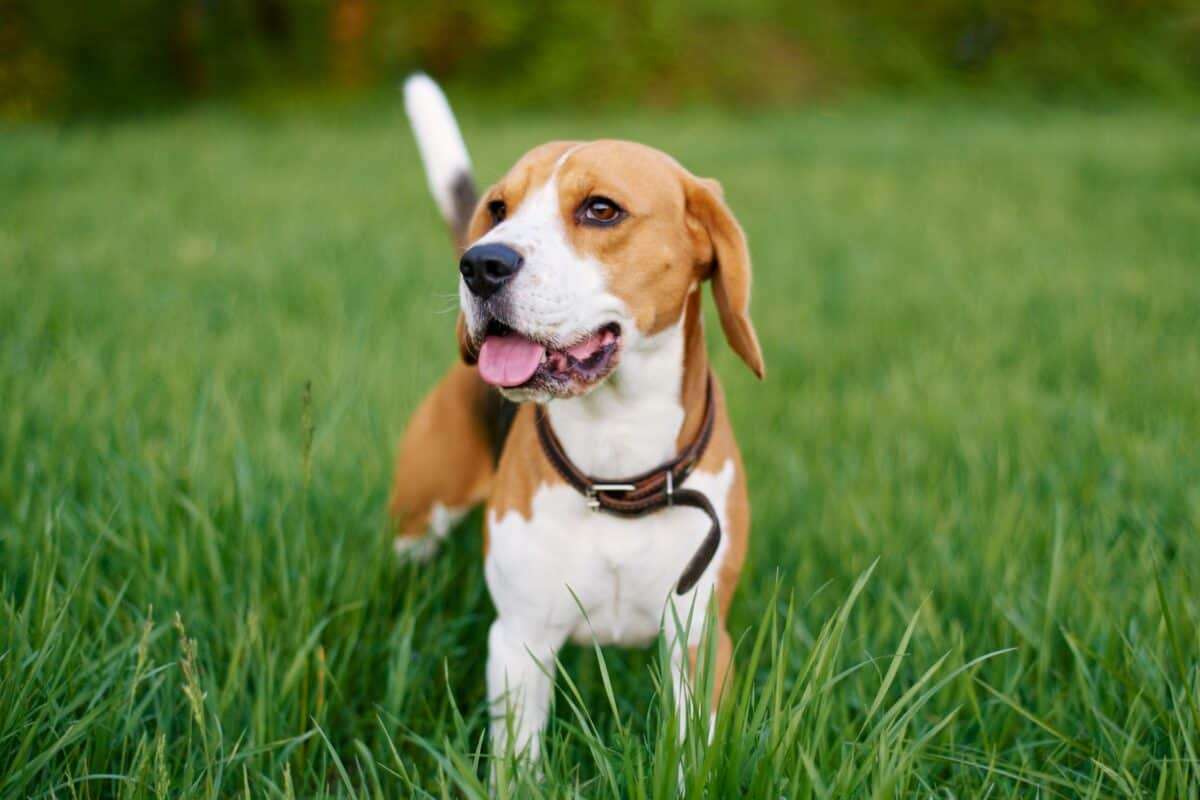
#> input picture dog2.jpg, 1200 x 800 px
$ jupyter execute q5.ipynb
#> lines starting #> are read from the running program, lines starting #| are printed output that depends on the picture
[cell 1]
import cv2
import matplotlib.pyplot as plt
import numpy as np

[cell 2]
IMG_PATH = 'dog2.jpg'

[cell 3]
image = cv2.imread(IMG_PATH)
#> image is the input picture: shape (800, 1200, 3); mean B, G, R 60.8, 122.9, 97.7

[cell 4]
scaled = cv2.resize(image, (0, 0), fx=0.5, fy=0.5)

[cell 5]
rotated = cv2.rotate(image, cv2.ROTATE_90_CLOCKWISE)
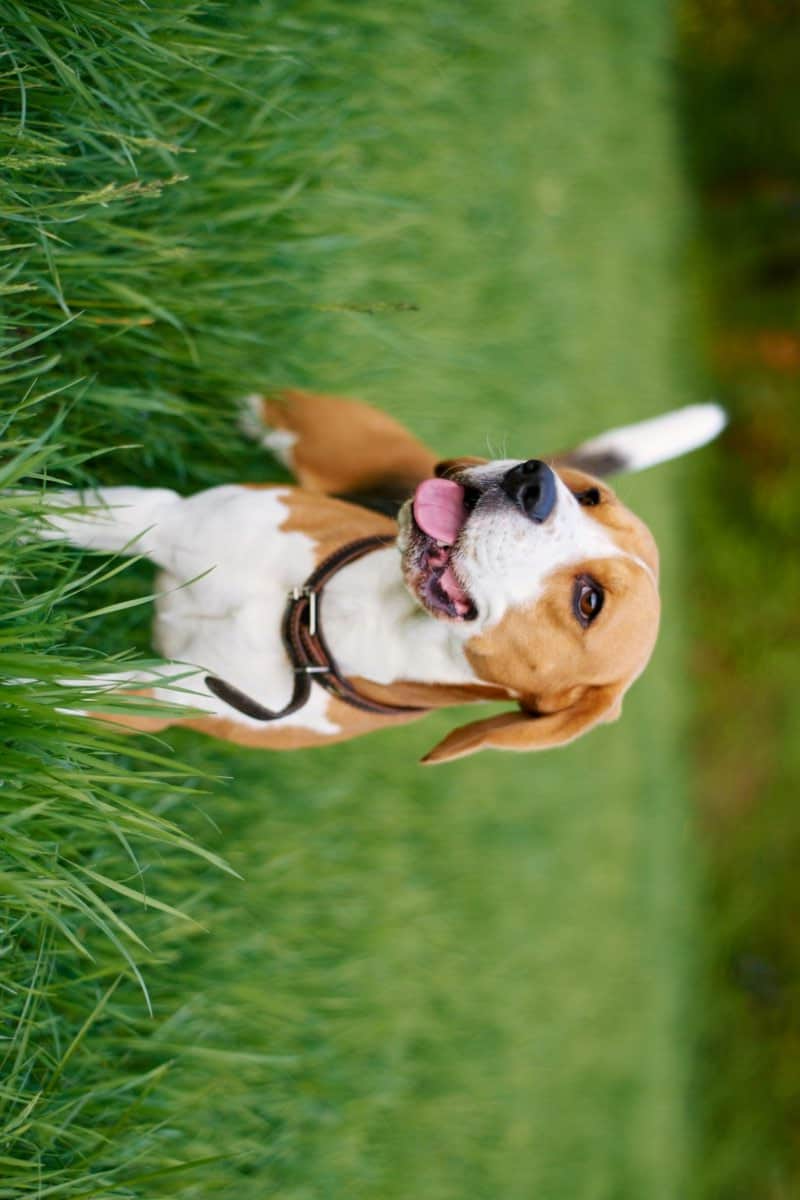
#> rotated: shape (1200, 800, 3); mean B, G, R 60.8, 122.9, 97.7

[cell 6]
h, w = image.shape[:2]
#> h = 800; w = 1200
M_shear = np.array([
    [1, 0.3, 0],
    [0, 1, 0]
], dtype = np.float32)
sheared = cv2.warpAffine(image, M_shear, (int(w + 0.3*h), h))
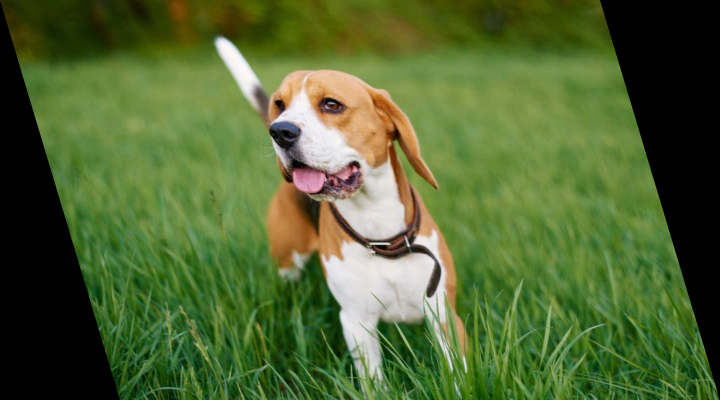
#> sheared: shape (800, 1440, 3) (shown at 1/2 size); mean B, G, R 50.7, 102.4, 81.5

[cell 7]
image_rgb = cv2.cvtColor(image, cv2.COLOR_BGR2RGB)
scaled_rgb = cv2.cvtColor(scaled, cv2.COLOR_BGR2RGB)
rotated_rgb = cv2.cvtColor(rotated, cv2.COLOR_BGR2RGB)
sheared_rgb = cv2.cvtColor(sheared, cv2.COLOR_BGR2RGB)

[cell 8]
plt.figure(figsize=(20,5))

plt.subplot(1, 4, 1)
plt.title("Original Image")
plt.imshow(image_rgb)
plt.axis('off')

plt.subplot(1, 4, 2)
plt.title("Scaled")
plt.imshow(scaled_rgb)
plt.axis('off')

plt.subplot(1, 4, 3)
plt.title("Rotated")
plt.imshow(rotated_rgb)
plt.axis('off')

plt.subplot(1, 4, 4)
plt.title("Sheared")
plt.imshow(sheared_rgb)
plt.axis('off')

plt.show()
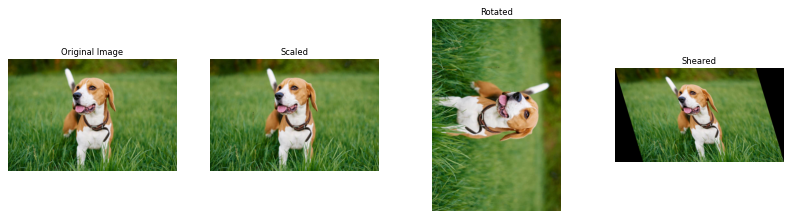
#> figure drawn by matplotlib, 4 panels
